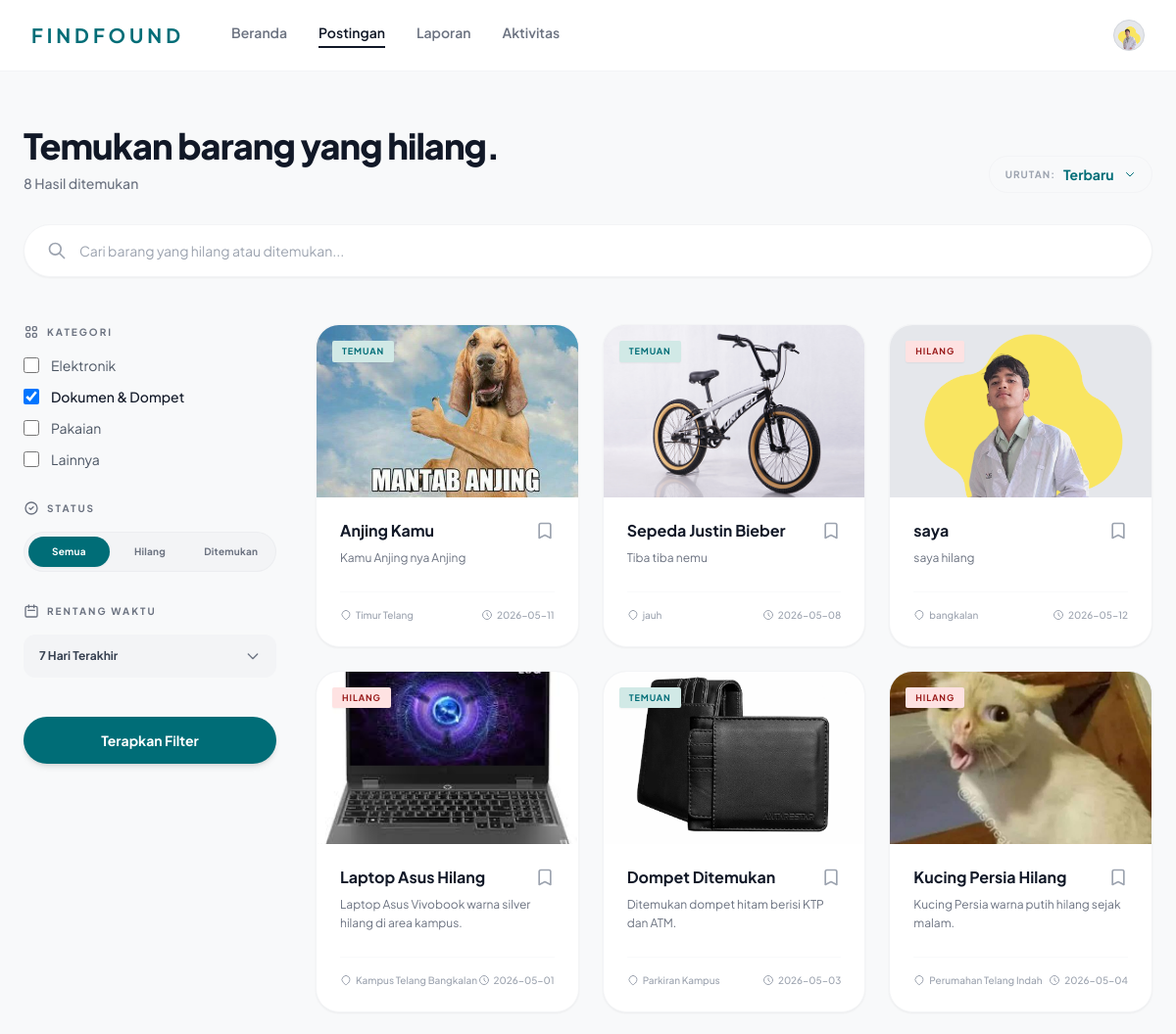
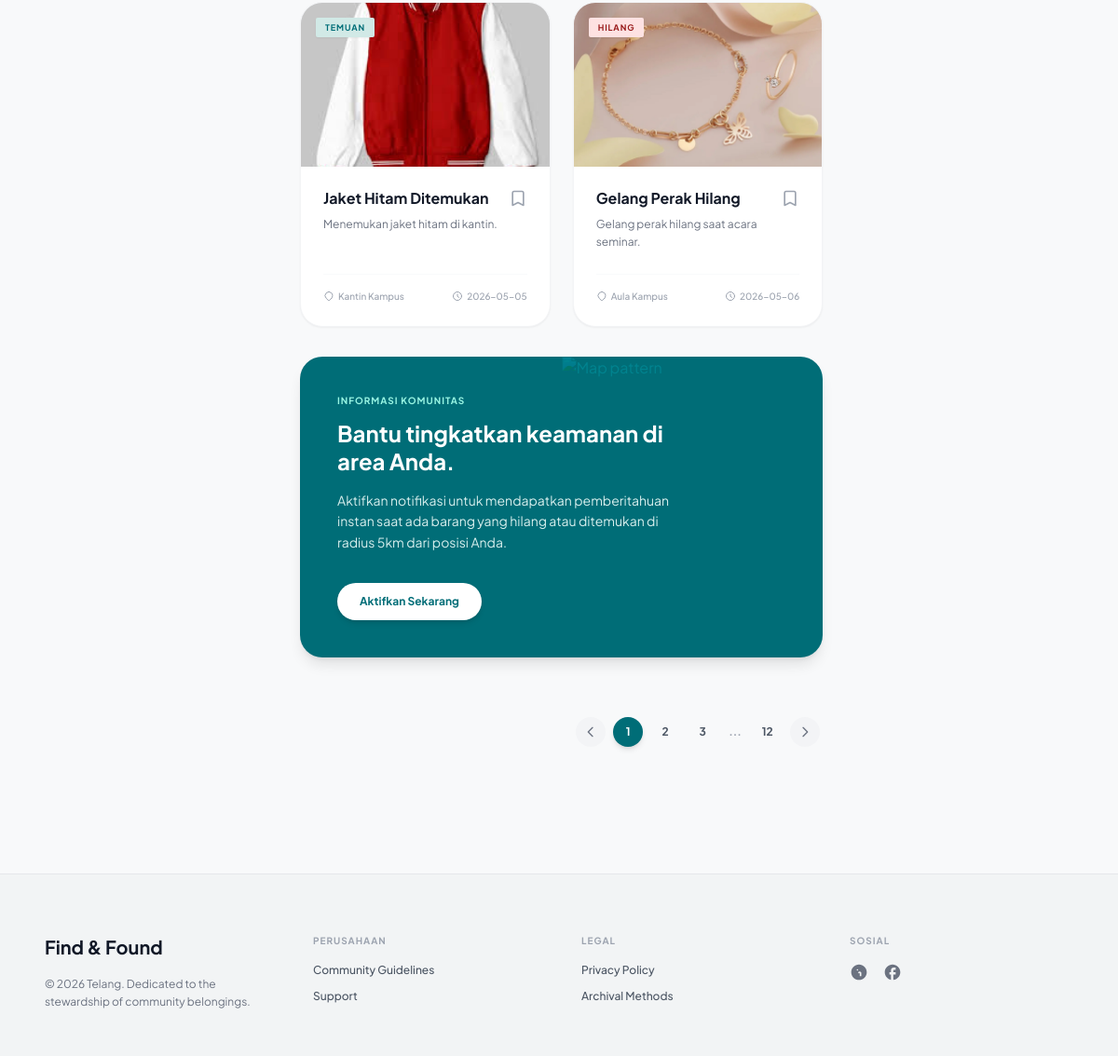
The app's page /public/postingan/ (signed in) with its own data (2 pictures, top to bottom).
### tables this page shows
CREATE TABLE `postingan` (
  `id` int NOT NULL,
  `user_id` int NOT NULL,
  `kategori_id` int NOT NULL,
  `kode_postingan` varchar(20) DEFAULT NULL,
  `jenis_laporan` enum('hilang','temuan') NOT NULL,
  `judul` varchar(150) NOT NULL,
  `deskripsi` text NOT NULL,
  `tanggal_kejadian` date NOT NULL,
  `lokasi_spesifik` varchar(255) NOT NULL,
  `file_path` varchar(255) DEFAULT NULL,
  `status` enum('aktif','selesai') DEFAULT 'aktif',
  `created_at` timestamp NULL DEFAULT CURRENT_TIMESTAMP
);

### app/core/Controller.php (called while the page is built, shortened)
<?php
class Controller{
    public function view($view, $data = [], $int = []){
        require_once '../app/views/'. $view . '.php';
    }
    public function model($model){
        return new $model;
    }
}

### app/controllers/Postingan.php (called while the page is built, shortened)
<?php
class Postingan extends Controller{
    public function index(){
        $post_model = $this->model('post_model');
        $data = $post_model->getAllPost();
        $int = $post_model->getRowAllPost();
        $this->view('postingan/postingan', $data, $int);
    }
}

### app/core/App.php (called while the page is built, shortened)
<?php
class App {
    protected $method = 'index';
    protected $params = [];
    public function __construct()
    {
        $this->controller = new $this->controller;
        call_user_func_array([$this->controller, $this->method], $this->params);
    }
}

### public/index.php (called while the page is built, shortened)
<?php
$app = new App;

### app/config/database.php (called while the page is built, shortened)
<?php
class Database{
    private $host = DB_HOST;
    private $user = DB_USER;
    private $pass = DB_PASS;
    private $dbn = DB_NAME;
    private $dbh;
    private $stmt;
    public function __construct(){
        $dsn ='mysql:host='.$this->host.';dbname='.$this->dbn;;
        $option =[
            PDO::ATTR_PERSISTENT => true,
            PDO::ATTR_ERRMODE => PDO::ERRMODE_EXCEPTION
        ];
        try {
            $this->dbh = new PDO($dsn, $this->user, $this->pass, $option);
        } catch (PDOException $e) {
            die($e-> getMessage());
        }
    }
    public function query($query){
        $this->stmt = $this->dbh->prepare($query);
    }
    public function execute(){
        $this->stmt->execute();
    }
    public function resultset(){
        $this->execute();
        return $this->stmt->fetchAll(PDO::FETCH_ASSOC);
    }
}

### app/models/Post_model.php (called while the page is built, shortened)
<?php
class Post_model{
    private $db;
    public function __construct(){
        $this->db = new Database;
    }
    public function getAllPost(){
        $this->db->query('SELECT *
            FROM postingan
            ORDER BY postingan.created_at DESC');
        return $this->db->resultset();
    }
    public function getRowAllPost(){
        $this->db->query('SELECT *
            FROM postingan');
        $this->db->resultset();
        return $this->db->rowcount();
    }
}

### app/views/postingan/postingan.php (the view, shortened to what this page needs)
<main class="max-w-7xl mx-auto px-6 py-10 md:py-14">
    <div class="flex flex-col md:flex-row md:items-end justify-between mb-8">
        <div>
            <h1 class="text-3xl md:text-4xl font-extrabold text-gray-900 tracking-tight mb-2">Temukan barang yang hilang.</h1>
            <p class="text-sm text-gray-500 font-medium"><?=$int?> Hasil ditemukan</p>
        </div>
        <div class="mt-4 md:mt-0 flex items-center gap-2 bg-gray-50/50 px-4 py-2 rounded-full border border-gray-100">
            <span class="text-[10px] font-bold uppercase tracking-widest text-gray-400">Urutan:</span>
            <select class="bg-transparent border-none text-[#006D77] font-bold text-sm focus:ring-0 outline-none cursor-pointer appearance-none pr-4 relative">
                <option value="terbaru" selected>Terbaru</option>
            </select>
            <svg class="w-3 h-3 text-[#006D77] -ml-4 pointer-events-none" fill="none" stroke="currentColor" viewBox="0 0 24 24"><path stroke-linecap="round" stroke-linejoin="round" stroke-width="2" d="M19 9l-7 7-7-7"></path></svg>
        </div>
    </div>
    <div class="relative w-full mb-12">
        <span class="absolute inset-y-0 left-6 flex items-center text-gray-400">
            <svg class="w-5 h-5" fill="none" stroke="currentColor" viewBox="0 0 24 24"><path stroke-linecap="round" stroke-linejoin="round" stroke-width="2" d="M21 21l-6-6m2-5a7 7 0 11-14 0 7 7 0 0114 0z"></path></svg>
        </span>
        <input type="text" placeholder="Cari barang yang hilang atau ditemukan..." class="w-full bg-white border border-gray-100 shadow-sm rounded-full py-4 pl-14 pr-6 focus:outline-none focus:ring-2 focus:ring-[#006D77] text-sm text-gray-700 transition-all">
    </div>
    <div class="grid grid-cols-1 lg:grid-cols-4 gap-10">
        <aside class="lg:col-span-1 flex flex-col gap-8">
            <div>
                <h3 class="text-[10px] font-bold tracking-[0.2em] uppercase text-gray-500 mb-4 flex items-center gap-2">
                    Kategori
                </h3>
                <div class="flex flex-col gap-3">
                    <label class="flex items-center gap-3 cursor-pointer group">
                        <input type="checkbox" class="w-4 h-4 rounded-sm border-gray-300 text-[#006D77] focus:ring-[#006D77]">
                        <span class="text-sm text-gray-600 group-hover:text-gray-900 transition-colors">Elektronik</span>
                    </label>
                    <label class="flex items-center gap-3 cursor-pointer group">
                        <input type="checkbox" checked class="w-4 h-4 rounded-sm border-gray-300 text-[#006D77] focus:ring-[#006D77]">
                        <span class="text-sm text-gray-900 font-medium">Dokumen & Dompet</span>
                    </label>
                    <label class="flex items-center gap-3 cursor-pointer group">
                        <input type="checkbox" class="w-4 h-4 rounded-sm border-gray-300 text-[#006D77] focus:ring-[#006D77]">
                        <span class="text-sm text-gray-600 group-hover:text-gray-900 transition-colors">Pakaian</span>
                    </label>
                    <label class="flex items-center gap-3 cursor-pointer group">
                        <input type="checkbox" class="w-4 h-4 rounded-sm border-gray-300 text-[#006D77] focus:ring-[#006D77]">
                        <span class="text-sm text-gray-600 group-hover:text-gray-900 transition-colors">Lainnya</span>
                    </label>
                </div>
            </div>
            <div>
                <h3 class="text-[10px] font-bold tracking-[0.2em] uppercase text-gray-500 mb-4 flex items-center gap-2">
                    <svg class="w-4 h-4" fill="none" stroke="currentColor" viewBox="0 0 24 24"><path stroke-linecap="round" stroke-linejoin="round" stroke-width="2" d="M9 12l2 2 4-4m6 2a9 9 0 11-18 0 9 9 0 0118 0z"></path></svg>
                    Status
                </h3>
                <div class="flex bg-gray-100 rounded-full p-1 border border-gray-200/50">
                    <button class="flex-1 bg-[#006D77] text-white text-[10px] font-bold py-2 rounded-full shadow-sm tracking-wide">Semua</button>
                    <button class="flex-1 text-gray-500 hover:text-gray-800 text-[10px] font-bold py-2 rounded-full tracking-wide transition-colors">Hilang</button>
                    <button class="flex-1 text-gray-500 hover:text-gray-800 text-[10px] font-bold py-2 rounded-full tracking-wide transition-colors">Ditemukan</button>
                </div>
            </div>
            <div>
                <h3 class="text-[10px] font-bold tracking-[0.2em] uppercase text-gray-500 mb-4 flex items-center gap-2">
                    <svg class="w-4 h-4" fill="none" stroke="currentColor" viewBox="0 0 24 24"><path stroke-linecap="round" stroke-linejoin="round" stroke-width="2" d="M8 7V3m8 4V3m-9 8h10M5 21h14a2 2 0 002-2V7a2 2 0 00-2-2H5a2 2 0 00-2 2v12a2 2 0 002 2z"></path></svg>
                    Rentang Waktu
                </h3>
                <div class="relative">
                    <select class="w-full bg-gray-100 border-none text-gray-700 text-xs font-bold py-3.5 px-4 rounded-xl focus:ring-2 focus:ring-[#006D77] outline-none appearance-none cursor-pointer">
                        <option value="7">7 Hari Terakhir</option>
                    </select>
                    <span class="absolute inset-y-0 right-4 flex items-center pointer-events-none text-gray-500">
                    </span>
                </div>
            </div>
            <button class="w-full bg-[#006D77] hover:bg-[#005a63] text-white py-3.5 rounded-full text-sm font-bold shadow-md transition-all active:scale-[0.98] mt-2">
                Terapkan Filter
            </button>
        </aside>
        <div class="lg:col-span-3">
            <div class="grid grid-cols-1 md:grid-cols-2 lg:grid-cols-3 gap-6">
                <?php foreach ($data as $post):
                    $jenis = $post['jenis_laporan'];
                    if ($jenis == 'hilang') {
                        $badgeClass = 'bg-red-100 text-red-800';
                    }else{
                        $badgeClass = 'bg-[#D1E9E6] text-[#006D77]';
                    }?>
                    <a href="<?=BASEURL?>/postingan/detailPostingan/<?=$post['id']?>" class="bg-white rounded-[1.5rem] overflow-hidden shadow-sm border border-gray-100 flex flex-col group hover:shadow-md transition-all cursor-grab" >
                        <div class="relative h-44 bg-gray-200 overflow-hidden">
                            <span class="<?=$badgeClass?> absolute top-4 left-4 z-10 text-[9px] font-bold px-2.5 py-1 rounded-sm uppercase tracking-widest shadow-sm"><?=$post['jenis_laporan']?></span>
                            <img src="<?=BASEURL?>/img/postingan/<?=$post['file_path']?>" alt="Dompet" class="w-full h-full object-cover group-hover:scale-105 transition-transform duration-500">
                        </div>
                        <div class="p-6 flex-grow flex flex-col">
                            <div class="flex justify-between items-start mb-2">
                                <h3 class="text-base font-bold text-gray-900 pr-4 leading-tight"><?=$post['judul']?></h3>
                                <button class="text-gray-400 hover:text-[#006D77] transition-colors"><svg class="w-5 h-5" fill="none" stroke="currentColor" viewBox="0 0 24 24"><path stroke-linecap="round" stroke-linejoin="round" stroke-width="2" d="M5 5a2 2 0 012-2h10a2 2 0 012 2v16l-7-3.5L5 21V5z"></path></svg></button>
                            </div>
                            <p class="text-xs text-gray-500 mb-6 flex-grow leading-relaxed line-clamp-3"><?=$post['deskripsi']?></p>
                            <div class="flex items-center justify-between text-[10px] text-gray-400 font-medium pt-4 border-t border-gray-50">
                                <span class="flex items-center gap-1"><svg class="w-3 h-3" fill="none" stroke="currentColor" viewBox="0 0 24 24"><path stroke-linecap="round" stroke-linejoin="round" stroke-width="2" d="M17.657 16.657L13.414 20.9a1.998 1.998 0 01-2.827 0l-4.244-4.243a8 8 0 1111.314 0z"></path></svg> <?=$post['lokasi_spesifik']?></span>
                                <span class="flex items-center gap-1"><svg class="w-3 h-3" fill="none" stroke="currentColor" viewBox="0 0 24 24"><path stroke-linecap="round" stroke-linejoin="round" stroke-width="2" d="M12 8v4l3 3m6-3a9 9 0 11-18 0 9 9 0 0118 0z"></path></svg><?=$post['tanggal_kejadian']?></span>
                            </div>
                        </div>
                    </a>
                <?php endforeach ?>
                <div class="md:col-span-2 bg-[#006D77] rounded-[1.5rem] p-8 md:p-10 text-white flex flex-col justify-center relative overflow-hidden shadow-lg mt-2">
                    <div class="absolute right-0 bottom-0 opacity-20 w-1/2 h-full pointer-events-none mix-blend-overlay">
                        <img src="https://images.unsplash.com/photo-1524661135-423995f22d0b?q=80&w=400" alt="Map pattern" class="w-full h-full object-cover">
                    </div>
                    <div class="relative z-10 max-w-sm">
                        <p class="text-[10px] font-bold uppercase tracking-widest text-teal-200 mb-3">Informasi Komunitas</p>
                        <h2 class="text-2xl font-bold mb-4 leading-tight">Bantu tingkatkan keamanan di area Anda.</h2>
                        <p class="text-sm text-teal-50 opacity-90 leading-relaxed mb-8">
                            Aktifkan notifikasi untuk mendapatkan pemberitahuan instan saat ada barang yang hilang atau ditemukan di radius 5km dari posisi Anda.
                        </p>
                        <button class="bg-white text-[#006D77] px-6 py-3 rounded-full text-xs font-bold shadow-md hover:bg-gray-50 transition-colors w-max">
                            Aktifkan Sekarang
                        </button>
                    </div>
                </div>
            </div>
            <div class="flex justify-center items-center gap-2 mt-16">
                <button class="w-8 h-8 rounded-full bg-gray-100 text-gray-500 hover:bg-gray-200 flex items-center justify-center transition-colors">
                    <svg class="w-4 h-4" fill="none" stroke="currentColor" viewBox="0 0 24 24"><path stroke-linecap="round" stroke-linejoin="round" stroke-width="2" d="M15 19l-7-7 7-7"></path></svg>
                </button>
                <button class="w-8 h-8 rounded-full bg-[#006D77] text-white flex items-center justify-center font-bold text-xs shadow-md">1</button>
                <button class="w-8 h-8 rounded-full bg-transparent text-gray-600 hover:bg-gray-100 flex items-center justify-center font-bold text-xs transition-colors">2</button>
                <button class="w-8 h-8 rounded-full bg-transparent text-gray-600 hover:bg-gray-100 flex items-center justify-center font-bold text-xs transition-colors">3</button>
                <span class="text-gray-400 font-bold text-xs px-1">...</span>
                <button class="w-8 h-8 rounded-full bg-transparent text-gray-600 hover:bg-gray-100 flex items-center justify-center font-bold text-xs transition-colors">12</button>
                <button class="w-8 h-8 rounded-full bg-gray-100 text-gray-500 hover:bg-gray-200 flex items-center justify-center transition-colors">
                    <svg class="w-4 h-4" fill="none" stroke="currentColor" viewBox="0 0 24 24"><path stroke-linecap="round" stroke-linejoin="round" stroke-width="2" d="M9 5l7 7-7 7"></path></svg>
                </button>
            </div>
        </div>
    </div>
</main>

### app/views/templates/header.php (style rules this page uses)
body { font-family: 'Plus Jakarta Sans', sans-serif; background-color: #F8F9FA; }

### records on screen
postingan: jenis_laporan "TEMUAN", file_path (picture), judul "Anjing Kamu", deskripsi "Kamu Anjing nya Anjing", lokasi_spesifik "Timur Telang", tanggal_kejadian "2026-05-11"
postingan: jenis_laporan "TEMUAN", file_path (picture), judul "Sepeda Justin Bieber", deskripsi "Tiba tiba nemu", lokasi_spesifik "jauh", tanggal_kejadian "2026-05-08"
postingan: jenis_laporan "HILANG", file_path (picture), judul "saya", deskripsi "saya hilang", lokasi_spesifik "bangkalan", tanggal_kejadian "2026-05-12"
postingan: jenis_laporan "HILANG", file_path (picture), judul "Laptop Asus Hilang", deskripsi "Laptop Asus Vivobook warna silver hilang di area kampus.", lokasi_spesifik "Kampus Telang Bangkalan", tanggal_kejadian "2026-05-01"
postingan: jenis_laporan "TEMUAN", file_path (picture), judul "Dompet Ditemukan", deskripsi "Ditemukan dompet hitam berisi KTP dan ATM.", lokasi_spesifik "Parkiran Kampus", tanggal_kejadian "2026-05-03"
postingan: jenis_laporan "HILANG", file_path (picture), judul "Kucing Persia Hilang", deskripsi "Kucing Persia warna putih hilang sejak malam.", lokasi_spesifik "Perumahan Telang Indah", tanggal_kejadian "2026-05-04"
postingan: jenis_laporan "TEMUAN", file_path (picture), judul "Jaket Hitam Ditemukan", deskripsi "Menemukan jaket hitam di kantin.", lokasi_spesifik "Kantin Kampus", tanggal_kejadian "2026-05-05"
postingan: jenis_laporan "HILANG", file_path (picture), judul "Gelang Perak Hilang", deskripsi "Gelang perak hilang saat acara seminar.", lokasi_spesifik "Aula Kampus", tanggal_kejadian "2026-05-06"

### other values on screen
$int "8"
